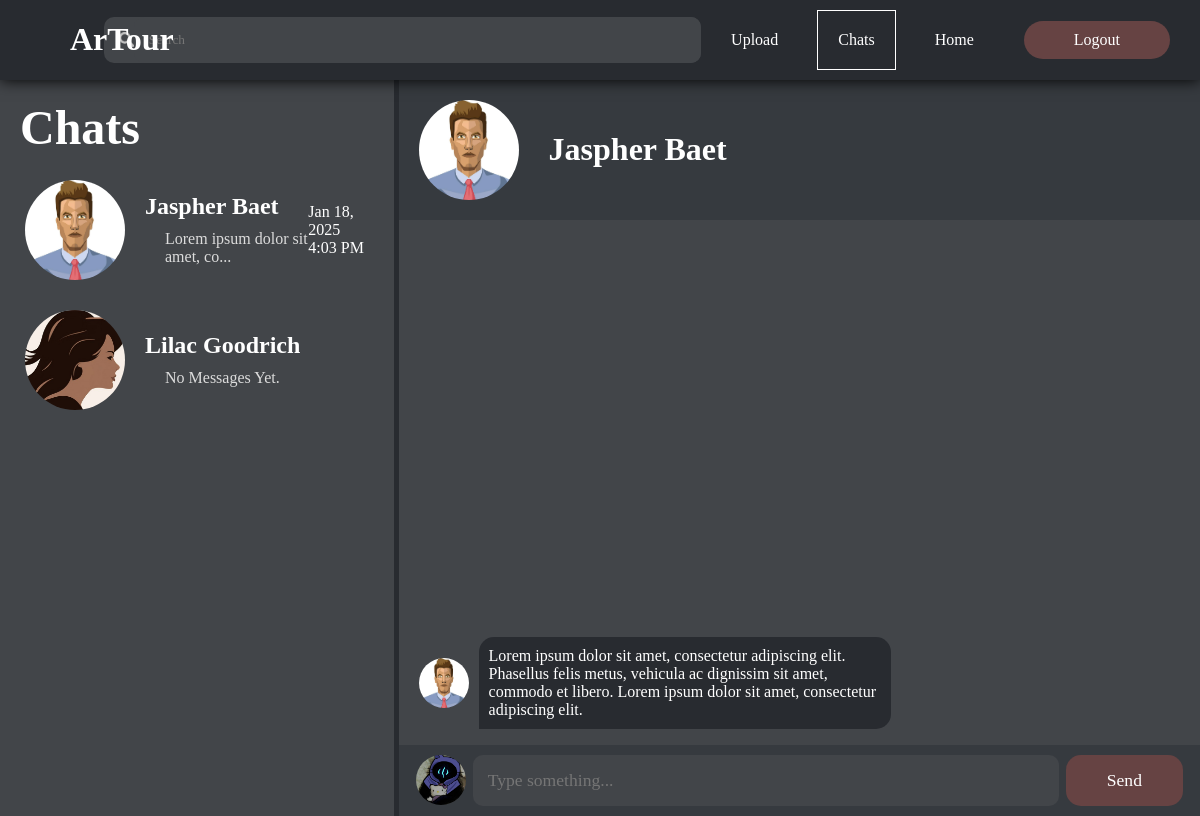
Screenshot of /html/chats.php?message=2 (signed in) with the database file from the repository.
### tables this page shows
CREATE TABLE `follow` (
  `followId` int(11) NOT NULL,
  `followerId` int(11) NOT NULL,
  `followStatus` int(11) NOT NULL,
  `followedId` int(11) NOT NULL
);

CREATE TABLE `users` (
  `profileId` int(11) NOT NULL,
  `profileType` int(11) NOT NULL,
  `profileName` varchar(255) NOT NULL,
  `profilePassword` varchar(255) NOT NULL,
  `profileDescription` varchar(255) NOT NULL,
  `profileAddress` varchar(255) NOT NULL,
  `profileEmail` varchar(255) NOT NULL,
  `profileNumber` varchar(11) NOT NULL,
  `profileFacebook` varchar(255) NOT NULL,
  `profileInstagram` varchar(255) NOT NULL,
  `profileX` varchar(255) NOT NULL,
  `profilePicture` varchar(255) NOT NULL,
  `dateCreated` date NOT NULL,
  `resetToken` varchar(64) DEFAULT NULL,
  `resetTokenExpire` datetime DEFAULT NULL
);

CREATE TABLE `chats` (
  `chatId` int(11) NOT NULL,
  `message` varchar(255) NOT NULL,
  `messengerId` int(11) NOT NULL,
  `receiverId` int(11) NOT NULL,
  `messageDate` datetime DEFAULT NULL
);

### html/chats.php (the view, shortened to what this page needs)
<!DOCTYPE html>
<html lang="en">
<head>
    <link rel="stylesheet" href="../css/chats.css">
</head>
<body>
    <?php
        $DBHost = "localhost";
        $DBUser = "root";
        $DBPass = "";
        $DBName = "artourdb";
        $conn = mysqli_connect($DBHost, $DBUser, $DBPass, $DBName);
        $userId=$_SESSION['userId'];
        $getFollowing = "SELECT * FROM follow WHERE followerId=$userId";
        $followingResult = mysqli_query($conn, $getFollowing);
    ?>
    <header>
        <div class="mainheader">
            <div class="logo">
                <h1> ArTour </h1>
            </div>
            <div class="search">
                <img src="../images/searchicon.png" alt="">
                <input type="search" id="search" name="search" placeholder="Search">
            </div>
            <div class="navigation">
                <nav class="sections">
                    <a href="uploadimage.php"> Upload </a>
                    <a class="active" href="chats.php"> Chats </a>
                    <a href="home.php"> Home </a>
                    <a class="button" href="logout.php"> Logout </a>
                </nav>
            </div>
        </div>
    </header>
    <main>
        <div class="people scrollable">
            <h1>Chats</h1>
            <?php
                $followingRow = mysqli_num_rows($followingResult);
                if ($followingRow>0){
                    while ($followedUser = mysqli_fetch_assoc($followingResult)){
                        $getFollowingUser = "SELECT * FROM users WHERE profileId='".$followedUser['followedId']."'";
                        $followingUserResult = mysqli_query($conn, $getFollowingUser);
                        $followingUser = mysqli_fetch_assoc($followingUserResult);
                        $getChatDetails = "SELECT * FROM chats WHERE (receiverId='$userId' OR receiverId='".$followedUser['followedId']."')
                        AND (messengerId='".$followedUser['followedId']."' OR messengerId='$userId') ORDER BY messageDate DESC";
                        $chatDetailsResult = mysqli_query($conn, $getChatDetails);
                        $chatsRow = mysqli_num_rows($chatDetailsResult);
                        $chatDetails = mysqli_fetch_assoc($chatDetailsResult);
                        if ($chatsRow>0){
                            $chatDate = strtotime($chatDetails['messageDate']);
                            $chatFormatDate = date("M j, Y", $chatDate)."<br>".date("g:i A", $chatDate);
                            $message = $chatDetails['message'];
                            $checkMessage = (strlen($message) > 30) ? substr($message, 0, 30) . "..." : $message;
                            echo "
                            <a class='chathead' href='chats.php?message=".$followedUser['followedId']."'><div class='person'>
                                <img class='followingProfile' src='../profiles/".$followingUser['profilePicture']."'/>
                                <div class='details'>
                                    <h2> ".$followingUser['profileName']."</h2>
                                    <p class='message'> ".htmlspecialchars($checkMessage)." </p>
                                </div>
                                <p class='date'> $chatFormatDate</p>
                            </div></a>
                            ";
                        }
                        else {
                            echo "
                            <a class='chathead' href='chats.php?message=".$followedUser['followedId']."'><div class='person'>
                                <img class='followingProfile' src='../profiles/".$followingUser['profilePicture']."'/>
                                <div class='details'>
                                    <h2> ".$followingUser['profileName']."</h2>
                                    <div class='chatDetails'>
                                        <p class='nothing'> No Messages Yet. </p>
                                    </div>
                                </div>
                            </div></a>
                            ";
                        }
                    }
                }
                else {
                    echo"<h3 class='none'> Follow Someone to <br> message them. </h3>";
                }
            ?>
        </div>
        <div class="chatContents">
            <?php
                if(!empty($_GET['message'])){
                    $getFollowedUser ="SELECT * FROM users WHERE profileId='".$_GET['message']."'";
                    $followedUserResult = mysqli_query($conn, $getFollowedUser);
                    $followedUserDetails = mysqli_fetch_assoc($followedUserResult);
                    echo "
                    <div class='selectedChatHeader'>
                        <img src='../profiles/".$followedUserDetails['profilePicture']."'/>
                        <h1> ".$followedUserDetails['profileName']." </h1>
                    </div>
                    ";
                }
                else {
                    echo "<div class='error'><h1> Select a Chat </h1> </div>";
                }
            ?>
            <div class="sendMessage">
                <?php
                    $getMessages = "SELECT * FROM chats WHERE (receiverId=$userId OR receiverId=".$_GET['message'].") AND (messengerId=$userId OR messengerId=".$_GET['message'].")";
                    $messagesResult = mysqli_query($conn, $getMessages);
                    $messagesRow = mysqli_num_rows($messagesResult);
                    if ($messagesRow>0){
                        while ($messagesDetails = mysqli_fetch_assoc($messagesResult)){
                            if ($messagesDetails['messengerId']==$userId) {
                                echo "
                                    <div class='rightSide'>
                                        <p> ".$messagesDetails['message']." </p>
                                    </div>
                                ";
                            }
                            else {
                                echo "
                                    <div class='leftSide'>
                                        <img class='messenger' src='../profiles/".$followedUserDetails['profilePicture']."'/>
                                        <p> ".$messagesDetails['message']." </p>
                                    </div>
                                ";
                            }
                        }
                    }
                    else {
                        echo "<div class='none'> <p> No Messages Yet. </p> </div>";
                    }
                ?>
                <form method="POST">
                    <?php
                        $getUser = "SELECT * FROM users WHERE profileId=$userId";
                        $userResult = mysqli_query($conn, $getUser);
                        $userDetails = mysqli_fetch_assoc($userResult);
                        echo "<img class='ownerProfile' src='../profiles/".$userDetails['profilePicture']."'/>";
                    ?>
                    <input type="text" id="message" name="message" placeholder="Type something..." required>
                    <input type="submit" name="submit" value="Send">
                </form>
            </div>
        </div>
    </main>
</body>
</html>

### css/chats.css (style rules this page uses)
body { background-color: #282b30; background-size: cover; font-family: 'Century Gothic'; padding: 0; margin: 0; }
header { background-color: #282b30; display: flex; flex-direction: column; box-shadow: 0 0 15px black; width: 100%; position:sticky; top: 0; z-index: 99; }
.mainheader { display: flex; justify-content: space-between; align-items: center; }
.logo h1 { position:relative; left: 70px; color: white; }
.search { display: flex; align-items: center; flex-direction: row; background: #424549; border-radius: 10px; width: 55%; padding-left: 15px; }
.search img { width: 15px; height: 15px; }
.search input { background: #424549; padding: 15px; width: 100%; border: none; outline: none; box-sizing: border-box; font-family: "Century Gothic"; color: white; border-radius: 10px; }
.navigation { display: flex; flex-direction: row; }
nav { display: flex; align-items: center; }
nav a.active { box-shadow: 0 0 0 1px white; pointer-events: none; }
main { display: flex; flex-direction: row; justify-content: space-between; }
.people { display: flex; flex-direction: column; background-color: #424549; width: 30%; padding: 20px; height: 87vh; overflow-y: scroll; }
.people h1, .people h3 { color: white; padding: 0; margin: 0 0 20px 0; font-size: 3em; }
a.chathead { text-decoration: none; color: white; }
.details { display: flex; flex-direction: column; width: 60%; }
.details p, .details h2 { text-decoration: none; padding: 0; margin: 0 0 0 40px; }
.details p { margin-top: 10px; }
.details h2 { margin: 0 0 0 20px; }
p.message { color: gainsboro; }
p.date { margin:0; padding: 0; }
.followingProfile { width: 100px; height: 100px; border-radius: 50px; }
.chatContents { display: flex; flex-direction: column; justify-content: space-between; background-color: #424549; border-left: 5px solid #282b30; width: 68%; }
.selectedChatHeader { display: flex; flex-direction: row; color: white; padding: 20px; align-items: center; background-color: #363a3f; }
.selectedChatHeader img { width: 100px; height: 100px; border-radius: 50px; }
.selectedChatHeader h1 { margin-left: 30px; }
.sendMessage form { display: flex; flex-direction: row; justify-content: space-evenly; color: white; padding: 10px; align-items: center; background-color: #363a3f; }
img.ownerProfile, img.messenger { width: 50px; height: 50px; border-radius: 50px; }
.sendMessage form input { background: #424549; padding: 15px; width: 75%; border: none; outline: none; box-sizing: border-box; font-family: "Century Gothic"; font-size: 1.1em; color: white; border-radius: 10px; }
.leftSide, .rightSide { display: flex; flex-direction: row; align-items: center; width: 98%; margin: 0; }
.leftSide { margin-left: 20px; }
.leftSide p { margin-left: 10px; padding: 10px; background-color: #282b30; max-width: 50%; color: white; border-radius: 15px 15px 15px 0; }
.nothing { color: gainsboro; }

### rows the page displays
follow: users.profilePicture (picture), users.profileName "Jaspher Baet", chats.message "Lorem ipsum dolor sit amet, co...", chats.messageDate "Jan 18, 2025", chats.messageDate "4:03 PM"
follow: users.profilePicture (picture), users.profileName "Lilac Goodrich"
users: profilePicture (picture), profileName "Jaspher Baet"
chats: users.profilePicture (picture), message "Lorem ipsum dolor sit amet, consectetur adipiscing elit. Phasellus felis metus, vehicula ac dignissim sit amet, commodo et libero. Lorem ipsum dolor sit amet, consectetur adipiscing elit."
users: profilePicture (picture)
